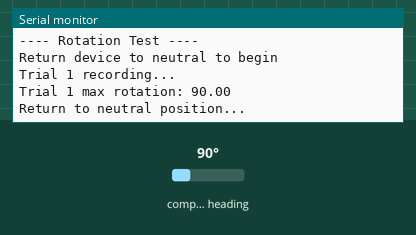
Simulated run of this sketch. Board: ESP32. Shown: the last lines printed to the serial monitor. The test bench sets the inputs (shaded band); at power-on: compass heading 90°.

Above: at 1.2 s.
1.3 s: compass heading set to 7°
At 2.1 s:
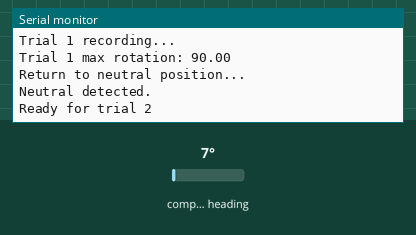
2.8 s: compass heading set to 90°
At 3.4 s:
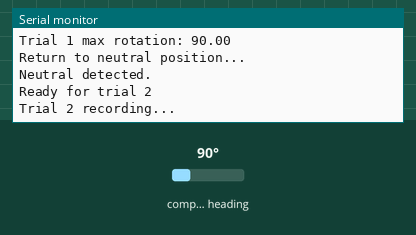

The sketch:

magneticencoder.ino
```cpp
#include <AS5600.h>
#include <Wire.h>

#define SDA 37
#define SCL 38

AS5600 encoder;

float angle;
float lastAngle = 0;

int turns = 0;
float multiAngle = 0;

float maxAngle = 0;

bool recording = false;
bool trialComplete = false;

unsigned long lastMovementTime = 0;
const int stopTime = 1000;

float movementThreshold = 2;
float neutralThreshold = 10;

const int totalTrials = 3;
int trialCount = 0;

float trialResults[3];

void setup() {

  Serial.begin(115200);
  Wire.begin(SDA, SCL);

  Serial.println("---- Rotation Test ----");
  Serial.println("Return device to neutral to begin");
}

void loop() {

  uint16_t raw = encoder.readAngle();
  angle = raw * 360.0 / 4096.0;

  // detect wraparound
  if (lastAngle > 300 && angle < 60) turns++;
  if (lastAngle < 60 && angle > 300) turns--;

  multiAngle = turns * 360 + angle;

  float change = abs(multiAngle - lastAngle);
  lastAngle = multiAngle;

  // detect start of movement
  if (change > movementThreshold && !recording && !trialComplete) {

    recording = true;
    maxAngle = multiAngle;

    Serial.print("\nTrial ");
    Serial.print(trialCount + 1);
    Serial.println(" recording...");

    lastMovementTime = millis();
  }

  // while rotating
  if (recording) {

    if (abs(multiAngle) > abs(maxAngle)) {
      maxAngle = multiAngle;
    }

    if (change > movementThreshold) {
      lastMovementTime = millis();
    }

    // detect stop
    if (millis() - lastMovementTime > stopTime) {

      recording = false;
      trialComplete = true;

      Serial.print("Trial ");
      Serial.print(trialCount + 1);
      Serial.print(" max rotation: ");
      Serial.println(maxAngle);

      trialResults[trialCount] = maxAngle;
      trialCount++;

      Serial.println("Return to neutral position...");
    }
  }

  // detect neutral reset
  if (trialComplete && abs(multiAngle) < neutralThreshold) {

    Serial.println("Neutral detected.");

    trialComplete = false;
    turns = 0;

    if (trialCount < totalTrials) {

      Serial.print("Ready for trial ");
      Serial.println(trialCount + 1);

    } else {

      calculateResults();
      trialCount = 0;
    }
  }

  delay(20);
}

void calculateResults() {

  float sum = 0;
  float highest = trialResults[0];

  for (int i = 0; i < totalTrials; i++) {

    sum += trialResults[i];

    if (abs(trialResults[i]) > abs(highest)) {
      highest = trialResults[i];
    }
  }

  float average = sum / totalTrials;

  Serial.println("\n---- Test Results ----");

  for (int i = 0; i < totalTrials; i++) {

    Serial.print("Trial ");
    Serial.print(i + 1);
    Serial.print(": ");
    Serial.println(trialResults[i]);
  }

  Serial.print("Average rotation: ");
  Serial.println(average);

  Serial.print("Highest rotation: ");
  Serial.println(highest);

  Serial.println("\nReturn to neutral to start new test");
}
```

Measured:
- after the input at 1.3 s, the serial monitor: prints a new line at once (image 1)
- after the input at 2.8 s, the serial monitor: prints a new line at once (image 2)
